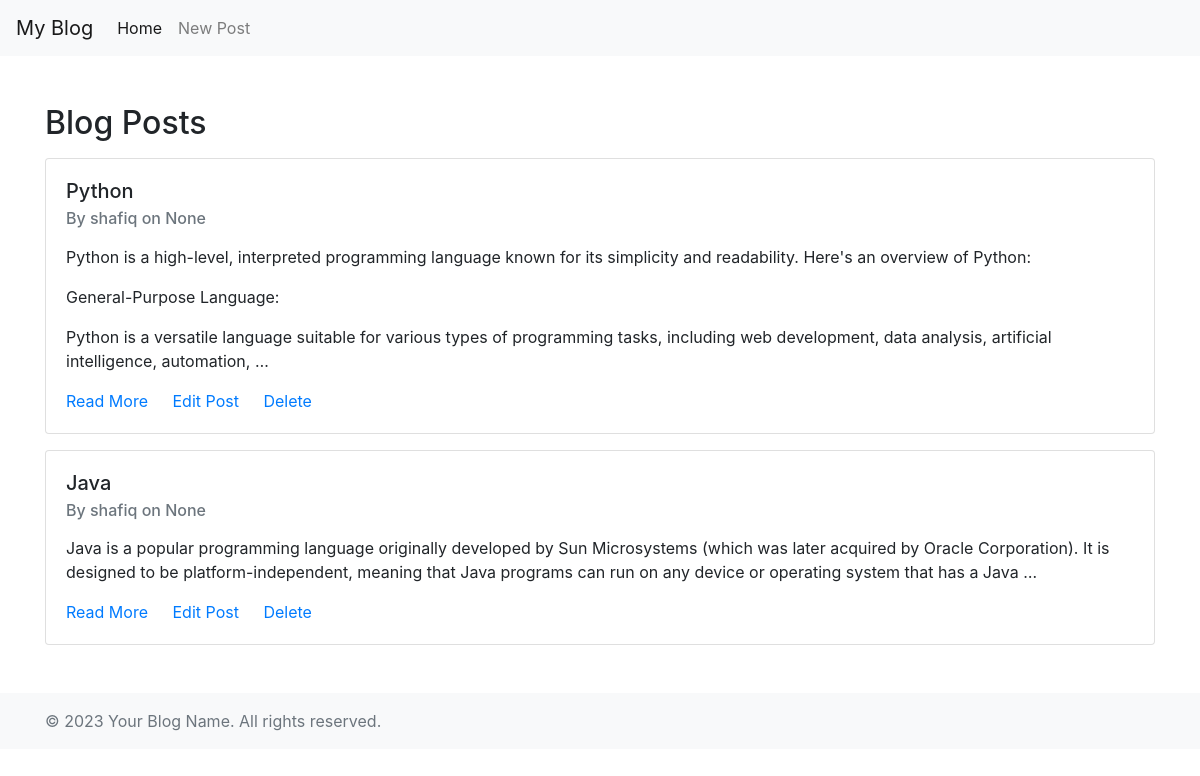
The page / on the database its author committed.
### blog/models.py (models this page shows, shortened)
class Post(models.Model):
    author = models.ForeignKey(settings.AUTH_USER_MODEL , on_delete = models.CASCADE)
    title = models.CharField(max_length = 200)
    text = models.TextField()
    created_date = models.DateTimeField(default = timezone.now)
    published_date = models.DateTimeField(blank = True , null = True)

### blog/views.py (the view)
# urls.py: path('', views.post_list , name = 'post_list'),
def post_list(request):
    posts = Post.objects.all()
    for post in posts:
        post.text = md.markdown(post.text)
    return render(request, 'blog/post_list.html', {'posts': posts})

### blog/templates/blog/post_list.html
{% extends "blog/base.html" %}
{% block content %}
<h2>Blog Posts</h2>
{% for post in posts %}
    <div class = "card mt-3">
        <div class = "card-body">
            <h5 class = "card-title"> {{post.title}}</h5>
            <h6 class = "card-subtitle mb-2 text-muted">By {{post.author.username}} on {{post.published_date}}</h6>
            <p class = "card-text">{{post.text| truncatewords:40|safe}}</p>
            <a href = "{% url 'post_detail' post.pk%}" class = "card-link">Read More</a>
            <a href = "{% url 'post_edit' post.pk%}" class = "card-link">Edit Post</a>
            <a href = "{% url 'post_delete' post.pk%}" class = "card-link">Delete</a>
        </div>
    </div>
    {% endfor %}
    {% endblock %}

### blog/templates/blog/base.html (shortened to what this page needs)
{% load static %}
<!DOCTYPE html>
<html lang="en">
<head>
    <link rel="stylesheet" href="https://stackpath.bootstrapcdn.com/bootstrap/4.3.1/css/bootstrap.min.css">
</head>
<body>
    {% include "blog/header.html" %}
    <div class="container mt-5">
        {% block content %}{% endblock %}
    </div>
    {% include "blog/footer.html" %}
</body>
</html>

### blog/templates/blog/header.html (shortened to what this page needs)
<nav class="navbar navbar-expand-lg navbar-light bg-light">
    <a class="navbar-brand" href="{% url 'post_list' %}">My Blog</a>
    <div class="collapse navbar-collapse" id="navbarNav">
        <ul class="navbar-nav">
            <li class="nav-item active">
                <a class="nav-link" href="{% url 'post_list' %}">Home</a>
            </li>
            <li class="nav-item">
                <a class="nav-link" href="{% url 'post_new' %}">New Post</a>
            </li>
        </ul>
    </div>
</nav>

### blog/templates/blog/footer.html
<footer class="mt-5 py-3 bg-light">
    <div class="container">
        <span class="text-muted">© 2023 Your Blog Name. All rights reserved.</span>
    </div>
</footer>

### rows shown on the page
Post: title "Python", author.username "shafiq", published_date "None", text "Python is a high-level, interpreted programming language known for its simplicity and readability. Here's an overview of Python: General-Purpose Language: Python is a versatile language suitable for various types of programming tasks, including web development, data analysis, artificial intelligence, automation, …"
Post: title "Java", author.username "shafiq", published_date "None", text "Java is a popular programming language originally developed by Sun Microsystems (which was later acquired by Oracle Corporation). It is designed to be platform-independent, meaning that Java programs can run on any device or operating system that has a Java …"
